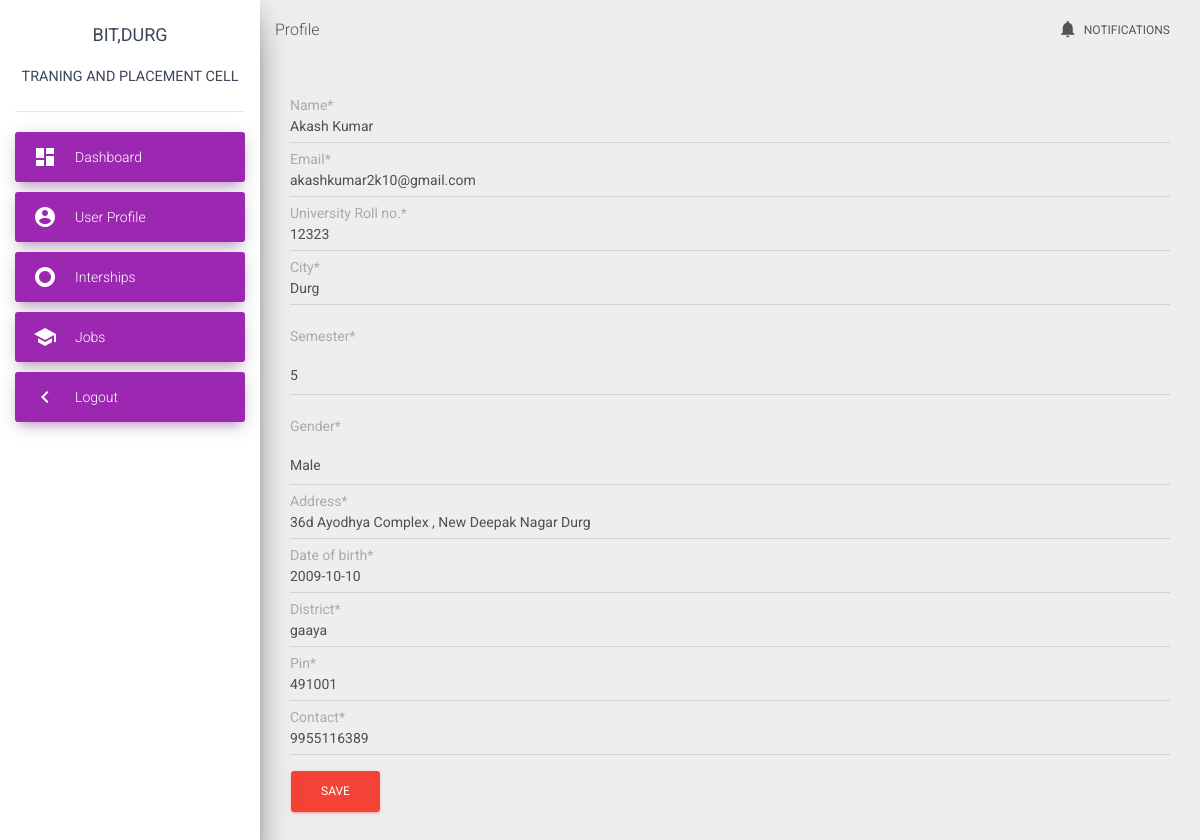
The app's page /profile/ (signed in) with its own data.
### student/models.py (models this page shows, shortened)
class Profile (models.Model):
    user            = models.OneToOneField(User,verbose_name="User", on_delete=models.CASCADE,null=True)
    name            = models.CharField(verbose_name="Name",max_length=60,null=True)
    email           = models.EmailField(max_length=50,null=True)
    u_roll          = models.PositiveIntegerField(verbose_name="University Roll no.",null=True)
    city            = models.CharField(verbose_name="City", max_length=50,null=True)
    sem             = models.CharField(verbose_name="Semester",choices=SEM,null=True,max_length=1)
    gender          = models.CharField(verbose_name="Gender", default = 'Male', max_length=50,choices = GENDER,null=True)
    addess          = models.CharField(verbose_name="Address", max_length=50,null=True)
    birth_date      = models.DateField(("Date of birth"), default=datetime.date.today,null=True)
    ditrict         = models.CharField(verbose_name="District",max_length=50,null=True)
    pin             = models.PositiveIntegerField(verbose_name="Pin",null=True)
    contact         = models.PositiveIntegerField(verbose_name="Contact",null=True)

### student/views.py (the view)
# urls.py: path('profile/', profile , name='profile' ),
@login_required
def profile(request):
    print("******************************")
    print(request.user)
    print("******************************")
    if request.method=='POST':
        print("i am in")
        p_form=ProfileUpdateForm(request.POST, instance=request.user.profile)
        if p_form.is_valid():
            print("******************************")
            p_form.save()
            print("******************************")
            return redirect('profile')
    else:
        p_form=ProfileUpdateForm(instance=request.user.profile)
    form ={'p_form': p_form,}
    return render(request, 'user/profile.html',form)

### student/forms.py
class ProfileUpdateForm(forms.ModelForm):
	class Meta:
		model=Profile
		fields=[
				'name',
    			'email',
    			'u_roll',
     			'city',
     			'sem',
    			'gender',
    			'addess',
    			'birth_date',
    			'ditrict',
    			'pin',
    			'contact',
		]

### student/templates/user/profile.html (shortened to what this page needs)
{% extends 'index.html' %}
{% block head %}Profile{% endblock %}
{% load crispy_forms_tags %}
{% block content %}
<form method="post">
                  {{ p_form|crispy }}
                  <button class="btn btn-danger" type="submit">Save</button>
                </form>
{% endblock %}

### records on screen
Profile: name "Akash Kumar", email "akashkumar2k10@gmail.com", u_roll "12323", city "Durg", sem "5", gender "Male", addess "36d Ayodhya Complex , New Deepak Nagar Durg", birth_date "2009-10-10", ditrict "gaaya", pin "491001", contact "9955116389"
